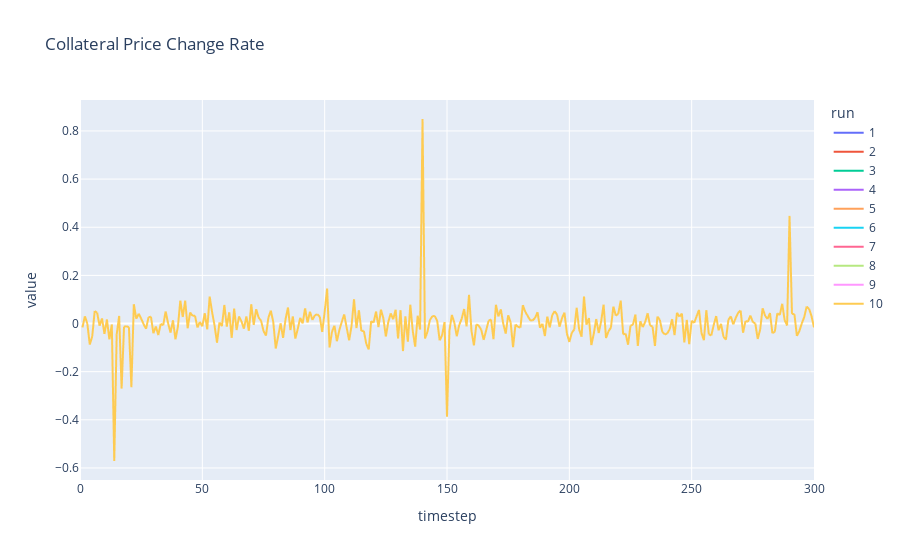

Source (notebook cell):
### Code cell
###################################################
# 9. SIMULATION ANALYSIS: COLLATERAL PRICE CHANGE #
###################################################

pd.options.plotting.backend = "plotly"
simulation_result.plot(
    kind='line',
    x='timestep',
    y=['coll_price_change_rate'],
    title="Collateral Price Change Rate",
    color='run'
)

### Figure 1 — Plotly figure (JSON) as saved in the notebook; plotly's stock layout.template omitted (floating-point values rounded to 4 significant figures; data arrays with more than 128 entries replaced by an {"elided": "..."} marker saying what was removed)
{"data": [{"hovertemplate": "run=1<br>variable=coll_price_change_rate<br>timestep=%{x}<br>value=%{y}<extra></extra>", "legendgroup": "1", "line": {"color": "#636efa", "dash": "solid"}, "marker": {"symbol": "circle"}, "mode": "lines", "name": "1", "showlegend": true, "type": "scattergl", "x": {"elided": "301 int values"}, "xaxis": "x", "y": {"elided": "301 float values"}, "yaxis": "y"}, {"hovertemplate": "run=2<br>variable=coll_price_change_rate<br>timestep=%{x}<br>value=%{y}<extra></extra>", "legendgroup": "2", "line": {"color": "#EF553B", "dash": "solid"}, "marker": {"symbol": "circle"}, "mode": "lines", "name": "2", "showlegend": true, "type": "scattergl", "x": {"elided": "301 int values"}, "xaxis": "x", "y": {"elided": "301 float values"}, "yaxis": "y"}, {"hovertemplate": "run=3<br>variable=coll_price_change_rate<br>timestep=%{x}<br>value=%{y}<extra></extra>", "legendgroup": "3", "line": {"color": "#00cc96", "dash": "solid"}, "marker": {"symbol": "circle"}, "mode": "lines", "name": "3", "showlegend": true, "type": "scattergl", "x": {"elided": "301 int values"}, "xaxis": "x", "y": {"elided": "301 float values"}, "yaxis": "y"}, {"hovertemplate": "run=4<br>variable=coll_price_change_rate<br>timestep=%{x}<br>value=%{y}<extra></extra>", "legendgroup": "4", "line": {"color": "#ab63fa", "dash": "solid"}, "marker": {"symbol": "circle"}, "mode": "lines", "name": "4", "showlegend": true, "type": "scattergl", "x": {"elided": "301 int values"}, "xaxis": "x", "y": {"elided": "301 float values"}, "yaxis": "y"}, {"hovertemplate": "run=5<br>variable=coll_price_change_rate<br>timestep=%{x}<br>value=%{y}<extra></extra>", "legendgroup": "5", "line": {"color": "#FFA15A", "dash": "solid"}, "marker": {"symbol": "circle"}, "mode": "lines", "name": "5", "showlegend": true, "type": "scattergl", "x": {"elided": "301 int values"}, "xaxis": "x", "y": {"elided": "301 float values"}, "yaxis": "y"}, {"hovertemplate": "run=6<br>variable=coll_price_change_rate<br>timestep=%{x}<br>value=%{y}<extra></extra>", "legendgroup": "6", "line": {"color": "#19d3f3", "dash": "solid"}, "marker": {"symbol": "circle"}, "mode": "lines", "name": "6", "showlegend": true, "type": "scattergl", "x": {"elided": "301 int values"}, "xaxis": "x", "y": {"elided": "301 float values"}, "yaxis": "y"}, {"hovertemplate": "run=7<br>variable=coll_price_change_rate<br>timestep=%{x}<br>value=%{y}<extra></extra>", "legendgroup": "7", "line": {"color": "#FF6692", "dash": "solid"}, "marker": {"symbol": "circle"}, "mode": "lines", "name": "7", "showlegend": true, "type": "scattergl", "x": {"elided": "301 int values"}, "xaxis": "x", "y": {"elided": "301 float values"}, "yaxis": "y"}, {"hovertemplate": "run=8<br>variable=coll_price_change_rate<br>timestep=%{x}<br>value=%{y}<extra></extra>", "legendgroup": "8", "line": {"color": "#B6E880", "dash": "solid"}, "marker": {"symbol": "circle"}, "mode": "lines", "name": "8", "showlegend": true, "type": "scattergl", "x": {"elided": "301 int values"}, "xaxis": "x", "y": {"elided": "301 float values"}, "yaxis": "y"}, {"hovertemplate": "run=9<br>variable=coll_price_change_rate<br>timestep=%{x}<br>value=%{y}<extra></extra>", "legendgroup": "9", "line": {"color": "#FF97FF", "dash": "solid"}, "marker": {"symbol": "circle"}, "mode": "lines", "name": "9", "showlegend": true, "type": "scattergl", "x": {"elided": "301 int values"}, "xaxis": "x", "y": {"elided": "301 float values"}, "yaxis": "y"}, {"hovertemplate": "run=10<br>variable=coll_price_change_rate<br>timestep=%{x}<br>value=%{y}<extra></extra>", "legendgroup": "10", "line": {"color": "#FECB52", "dash": "solid"}, "marker": {"symbol": "circle"}, "mode": "lines", "name": "10", "showlegend": true, "type": "scattergl", "x": {"elided": "301 int values"}, "xaxis": "x", "y": {"elided": "301 float values"}, "yaxis": "y"}], "layout": {"legend": {"title": {"text": "run"}, "tracegroupgap": 0}, "title": {"text": "Collateral Price Change Rate"}, "xaxis": {"anchor": "y", "domain": [0, 1], "title": {"text": "timestep"}}, "yaxis": {"anchor": "x", "domain": [0, 1], "title": {"text": "value"}}}}
